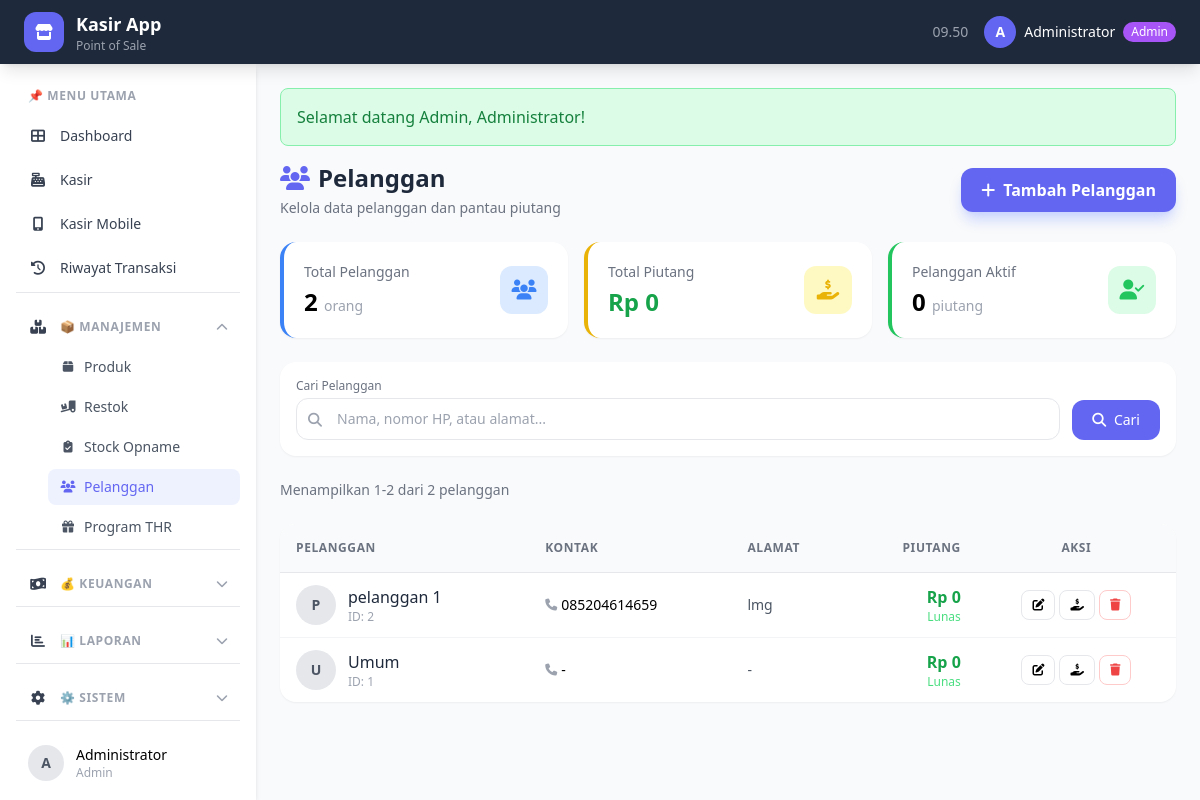
The app's page /index.php?page=pelanggan (signed in) with its own data.
### tables this page shows
CREATE TABLE `pelanggan` (
  `id` int(11) NOT NULL AUTO_INCREMENT,
  `nama` varchar(100) NOT NULL,
  `no_hp` varchar(20) DEFAULT NULL,
  `alamat` text DEFAULT NULL,
  `saldo_piutang` decimal(10,2) NOT NULL DEFAULT 0.00,
  `created_at` timestamp NOT NULL DEFAULT current_timestamp(),
  PRIMARY KEY (`id`)
);

### halaman/pelanggan.php (the view, shortened to what this page needs)
<?php
$search = $_GET['search'] ?? '';
$currentPage = isset($_GET['page_num']) ? max(1, (int)$_GET['page_num']) : 1;
$perPage = 15;
$where = "WHERE 1=1";
$totalQuery = mysqli_query($conn, "SELECT COUNT(*) as total FROM pelanggan $where");
$totalRows = mysqli_fetch_assoc($totalQuery)['total'];
$start = ($currentPage - 1) * $perPage;
$pelanggan_list = mysqli_query($conn, "
    SELECT * FROM pelanggan
    $where
    ORDER BY nama ASC
    LIMIT $start, $perPage
");
$total_piutang = mysqli_fetch_assoc(mysqli_query($conn, "SELECT COALESCE(SUM(saldo_piutang),0) as total FROM pelanggan"));
?>
<div class="space-y-6">
    <div class="flex flex-col md:flex-row md:items-center md:justify-between gap-4">
        <div>
            <h1 class="text-2xl font-bold text-dark">
                <i class="fas fa-users text-primary mr-2"></i>Pelanggan
            </h1>
            <p class="text-sm text-gray-500 mt-1">Kelola data pelanggan dan pantau piutang</p>
        </div>
        <button onclick="showModalTambah()"
                class="inline-flex items-center justify-center gap-2 bg-primary text-white px-5 py-2.5 rounded-xl font-semibold hover:bg-indigo-700 transition shadow-lg shadow-indigo-200">
            <i class="fas fa-plus"></i> Tambah Pelanggan
        </button>
    </div>
    <div class="grid grid-cols-1 md:grid-cols-3 gap-4">
        <div class="bg-white rounded-2xl shadow-sm p-5 border-l-4 border-blue-500 hover:shadow-md transition">
            <div class="flex items-center justify-between">
                <div>
                    <p class="text-sm text-gray-500">Total Pelanggan</p>
                    <p class="text-2xl font-bold mt-1"><?= $totalRows ?> <span class="text-sm font-normal text-gray-400">orang</span></p>
                </div>
                <div class="w-12 h-12 bg-blue-100 rounded-xl flex items-center justify-center">
                    <i class="fas fa-users text-blue-500 text-xl"></i>
                </div>
            </div>
        </div>
        <div class="bg-white rounded-2xl shadow-sm p-5 border-l-4 border-yellow-500 hover:shadow-md transition">
            <div class="flex items-center justify-between">
                <div>
                    <p class="text-sm text-gray-500">Total Piutang</p>
                    <p class="text-2xl font-bold mt-1 <?= $total_piutang['total'] > 0 ? 'text-yellow-600' : 'text-green-600' ?>">
                        <?= rupiah($total_piutang['total']) ?>
                    </p>
                </div>
                <div class="w-12 h-12 bg-yellow-100 rounded-xl flex items-center justify-center">
                    <i class="fas fa-hand-holding-usd text-yellow-500 text-xl"></i>
                </div>
            </div>
        </div>
        <div class="bg-white rounded-2xl shadow-sm p-5 border-l-4 border-green-500 hover:shadow-md transition">
            <div class="flex items-center justify-between">
                <div>
                    <p class="text-sm text-gray-500">Pelanggan Aktif</p>
                    <p class="text-2xl font-bold mt-1">
                        <?php
                        $aktif = mysqli_fetch_assoc(mysqli_query($conn, "SELECT COUNT(*) as total FROM pelanggan WHERE saldo_piutang > 0"));
                        echo $aktif['total'];
                        ?>
                        <span class="text-sm font-normal text-gray-400">piutang</span>
                    </p>
                </div>
                <div class="w-12 h-12 bg-green-100 rounded-xl flex items-center justify-center">
                    <i class="fas fa-user-check text-green-500 text-xl"></i>
                </div>
            </div>
        </div>
    </div>
    <div class="bg-white rounded-2xl shadow-sm p-4">
        <form method="get" class="flex flex-wrap gap-3 items-end">
            <div class="flex-1 min-w-[200px]">
                <label class="text-xs text-gray-500 font-medium block mb-1">Cari Pelanggan</label>
                <div class="relative">
                    <i class="fas fa-search absolute left-3 top-3 text-gray-400 text-sm"></i>
                    <input type="text" name="search" value="<?= htmlspecialchars($search) ?>"
                           placeholder="Nama, nomor HP, atau alamat..."
                           class="w-full pl-10 pr-4 py-2.5 border border-gray-200 rounded-xl text-sm focus:ring-2 focus:ring-primary focus:border-transparent outline-none transition">
                </div>
            </div>
            <button type="submit" class="bg-primary text-white px-5 py-2.5 rounded-xl text-sm font-medium hover:bg-indigo-700 transition">
                <i class="fas fa-search mr-1"></i> Cari
            </button>
        </form>
    </div>
    <div class="flex items-center justify-between">
        <p class="text-sm text-gray-500">
            <?php if($totalRows > 0): ?>
            Menampilkan <span class="font-medium"><?= $start + 1 ?>-<?= min($totalRows, $start + $perPage) ?></span>
            dari <span class="font-medium"><?= $totalRows ?></span> pelanggan
            <?php else: ?>
            Tidak ada pelanggan ditemukan
            <?php endif; ?>
        </p>
    </div>
    <div class="bg-white rounded-2xl shadow-sm overflow-hidden">
        <div class="overflow-x-auto">
            <table class="w-full">
                <thead>
                    <tr class="bg-gray-50 border-b border-gray-200">
                        <th class="text-left px-4 py-4 text-xs font-semibold text-gray-500 uppercase tracking-wider">Pelanggan</th>
                        <th class="text-left px-4 py-4 text-xs font-semibold text-gray-500 uppercase tracking-wider">Kontak</th>
                        <th class="text-left px-4 py-4 text-xs font-semibold text-gray-500 uppercase tracking-wider">Alamat</th>
                        <th class="text-right px-4 py-4 text-xs font-semibold text-gray-500 uppercase tracking-wider">Piutang</th>
                        <th class="text-center px-4 py-4 text-xs font-semibold text-gray-500 uppercase tracking-wider">Aksi</th>
                    </tr>
                </thead>
                <tbody class="divide-y divide-gray-100">
                    <?php while($pl = mysqli_fetch_assoc($pelanggan_list)): ?>
                    <tr class="hover:bg-gray-50 transition group">
                        <td class="px-4 py-3">
                            <div class="flex items-center gap-3">
                                <div class="w-10 h-10 rounded-full flex items-center justify-center font-bold text-sm
                                    <?= $pl['saldo_piutang'] > 0 ? 'bg-yellow-100 text-yellow-600' : 'bg-gray-200 text-gray-600' ?>">
                                    <?= strtoupper(substr($pl['nama'], 0, 1)) ?>
                                </div>
                                <div>
                                    <p class="font-medium text-dark"><?= htmlspecialchars($pl['nama']) ?></p>
                                    <p class="text-xs text-gray-400">ID: <?= $pl['id'] ?></p>
                                </div>
                            </div>
                        </td>
                        <td class="px-4 py-3">
                            <?php if($pl['no_hp']): ?>
                            <div class="flex items-center gap-1 text-sm">
                                <i class="fas fa-phone text-gray-400 text-xs"></i>
                                <span><?= htmlspecialchars($pl['no_hp']) ?></span>
                            </div>
                            <?php else: ?>
                            <span class="text-sm text-gray-400">-</span>
                            <?php endif; ?>
                        </td>
                        <td class="px-4 py-3">
                            <?php if($pl['alamat']): ?>
                            <p class="text-sm text-gray-600 max-w-xs truncate" title="<?= htmlspecialchars($pl['alamat']) ?>">
                                <?= htmlspecialchars($pl['alamat']) ?>
                            </p>
                            <?php else: ?>
                            <span class="text-sm text-gray-400">-</span>
                            <?php endif; ?>
                        </td>
                        <td class="px-4 py-3 text-right">
                            <?php if($pl['saldo_piutang'] > 0): ?>
                            <div>
                                <p class="font-bold text-red-600"><?= rupiah($pl['saldo_piutang']) ?></p>
                                <p class="text-xs text-red-400">Belum lunas</p>
                            </div>
                            <?php else: ?>
                            <div>
                                <p class="font-bold text-green-600">Rp 0</p>
                                <p class="text-xs text-green-400">Lunas</p>
                            </div>
                            <?php endif; ?>
                        </td>
                        <td class="px-4 py-3">
                            <div class="flex justify-center gap-1">
                                <button onclick="editPelanggan(
                                    <?= $pl['id'] ?>,
                                    '<?= addslashes(htmlspecialchars($pl['nama'])) ?>',
                                    '<?= addslashes(htmlspecialchars($pl['no_hp'] ?? '')) ?>',
                                    '<?= addslashes(htmlspecialchars($pl['alamat'] ?? '')) ?>'
                                )"
                                        class="px-2.5 py-1.5 text-xs border border-gray-200 rounded-lg hover:bg-blue-50 hover:text-blue-600 hover:border-blue-200 transition"
                                        title="Edit">
                                    <i class="fas fa-edit"></i>
                                </button>
                                <a href="?page=piutang-detail&id=<?= $pl['id'] ?>"
                                   class="px-2.5 py-1.5 text-xs border border-gray-200 rounded-lg hover:bg-yellow-50 hover:text-yellow-600 hover:border-yellow-200 transition"
                                   title="Lihat Piutang">
                                    <i class="fas fa-hand-holding-usd"></i>
                                </a>
                                <?php if($pl['saldo_piutang'] <= 0): ?>
                                <a href="proses/pelanggan_hapus.php?id=<?= $pl['id'] ?>"
                                   class="px-2.5 py-1.5 text-xs border border-red-200 text-red-500 rounded-lg hover:bg-red-500 hover:text-white hover:border-red-500 transition"
                                   title="Hapus"
                                   onclick="return confirm('Hapus pelanggan <?= addslashes(htmlspecialchars($pl['nama'])) ?>?')">
                                    <i class="fas fa-trash"></i>
                                </a>
                                <?php endif; ?>
                            </div>
                        </td>
                    </tr>
                    <?php endwhile; ?>
                </tbody>
            </table>
        </div>
    </div>
</div>

### records on screen
pelanggan: nama "P", nama "pelanggan 1", id "2", no_hp "085204614659", alamat "lmg", saldo_piutang "Rp 0"
pelanggan: nama "U", nama "Umum", id "1", no_hp "-", alamat "-", saldo_piutang "Rp 0"

### other values on screen
APP_NAME "Kasir App"
substr($user['nama'], 0, 1) "A"
$user['nama'] "Administrator"
$user['role'] "Admin"
$_SESSION[$nama] "Selamat datang Admin, Administrator!"
$totalRows "2"
rupiah($total_piutang['total']) "Rp 0"
$aktif['total'] "0"
$start + 1 "1"
min($totalRows, $start + $perPage) "2"
